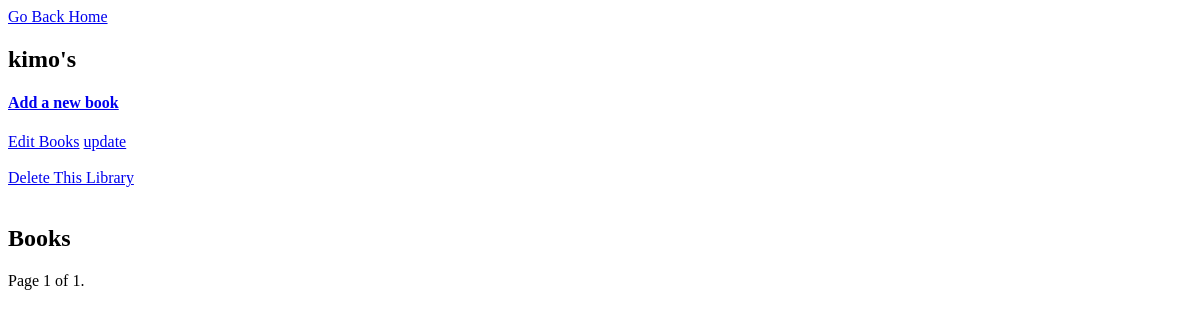
The page /main/mylibrary/kimos/ (signed in) on the database as committed earlier.
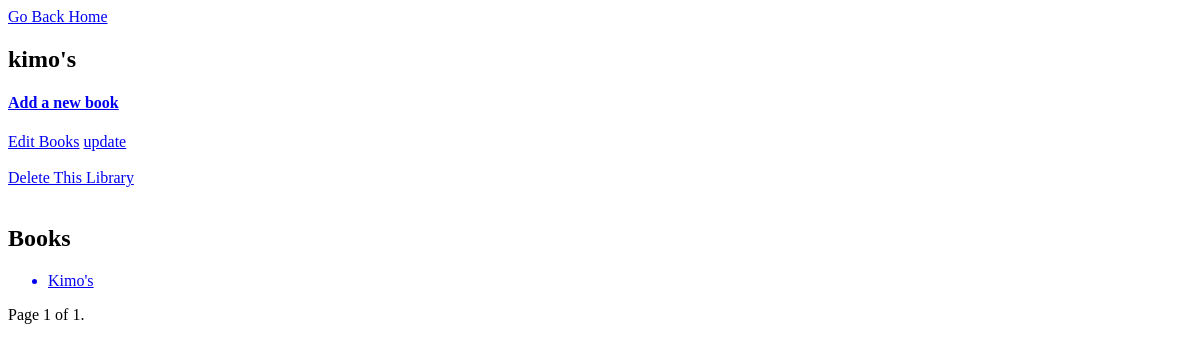
The same page on the database as committed later.
### main/models.py (models this page shows, shortened)
class Book(models.Model):
    name = models.CharField(max_length=128, unique=True, null=False)
    author = models.CharField(max_length=128, unique=False)
    library = models.ForeignKey(Library)
    slug = models.SlugField(unique=False)

### main/views.py (the view)
class LibraryDetailView(PaginateMixin, DetailView):
    model = Library
    template = 'main/library-detail.html'
    def get_context_data(self, **kwargs):
        context = super(LibraryDetailView, self).get_context_data(**kwargs)
        lib_slug = self.kwargs['slug']
        library = Library.objects.get(slug=lib_slug)
        context['library'] = library
        book_list = Book.objects.filter(library_id=library.id)
        paginator = Paginator(book_list, 2)
        page = self.request.GET.get('page')
        try:
            books = paginator.page(page)
        except PageNotAnInteger:
            books = paginator.page(1)
        except EmptyPage:
            books = paginator.page(paginator.num_pages)
        context['book_list'] = books
        context['page_obj'] = paginator.page(int(page) if page else 1)
        return context

### templates/main/library_detail.html (shortened to what this page needs)
<!DOCTYPE html>
<html>
	<a href="/main/">Go Back Home</a>
	{% block content %}
	    <h2>{{ object.name }}</h2>
	    {% if user == object.owner %}
	    	<h4><a href="{% url "book-add" object.slug %}">Add a new book</a></h4>
	    	<a href="{% url "manage-books" slug=object.slug %}">Edit Books</a>
	    	<a href="update"> update</a> <br><br>
	    	<a href="delete">Delete This Library</a>
	    {% endif %}
	{% endblock %}
	<br><br>
	{% block content2 %}
	    <h2>Books</h2>
	    <ul>
	        {% for book in book_list %}
	            <a href="{% url "book-detail" object.slug book.slug %}"><li>{{ book.name }}</li></a>
	        {% endfor %}
	    </ul>
	{% endblock %}
	<div class="pagination">
	    <span class="step-links">
	        <span class="current">
	            Page {{ page_obj.number }} of {{ page_obj.paginator.num_pages }}.
	        </span>
	    </span>
	</div>
</html>

Rows that differ between the two databases and show on the page:
added Book: name "Kimo's"
